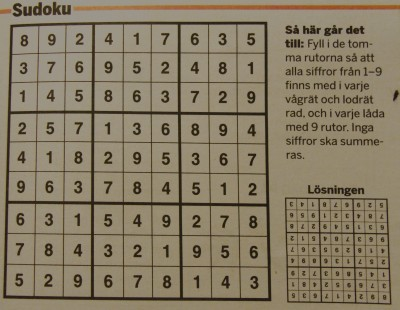
#> input picture OpenCV/OpenCVTests/paper.png, 400 x 310 px
$ python coughcough.py
#> lines starting #> are read from the running program, lines starting #| are printed output that depends on the picture; after the words box and inside, x2 and y2 are one past the last pixel; in counts of white or black regions, pixels touching at a corner belong together
import cv2
import numpy as np

img = cv2.imread('paper.png')
#> img is the input picture: shape (310, 400, 3); mean B, G, R 101.5, 124.4, 136
gray = cv2.cvtColor(img, cv2.COLOR_BGR2GRAY)
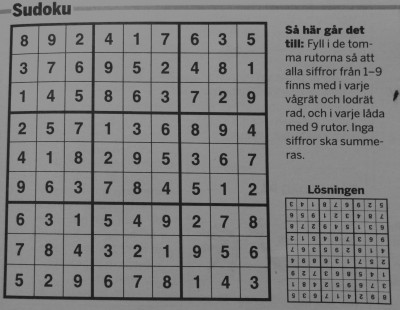
#> gray: shape (310, 400); min 17, max 162, mean 125.3
edges = cv2.Canny(gray, 50, 256, apertureSize=3)
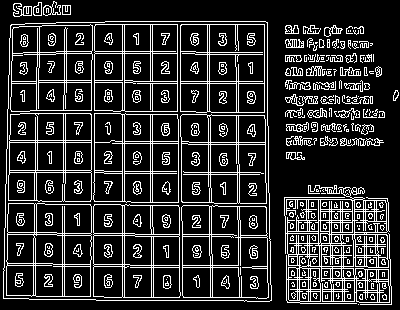
#> edges: shape (310, 400); 17.8% white in thin lines or dots
cv2.imshow('edge', edges)
# lines = cv2.HoughLines(edges, 1, np.pi / 180, 200)
lines = cv2.HoughLinesP(edges, 1, np.pi / 180, 100, minLineLength=100, maxLineGap=10)
#> lines = 41 rows, first 6: [124, 300, 124, 21], [122, 300, 122, 21], [135, 234, 240, 234], [133, 83, 267, 83], [152, 236, 152, 21], [7, 142, 109, 142]

# [11 lines of commented-out code are left out]

for line in lines:
    x1, y1, x2, y2 = line[0]
    cv2.line(img, (x1, y1), (x2, y2), (0, 0, 255), 2)
#> this loop made 41 passes
#> (x1, y1, x2, y2) on passes 1 to 12: (124, 300, 124, 21), (122, 300, 122, 21), (135, 234, 240, 234), (133, 83, 267, 83), (152, 236, 152, 21), (7, 142, 109, 142), (286, 300, 391, 302), (140, 297, 271, 297), (284, 203, 388, 205), (238, 102, 241, 300), (284, 207, 388, 209), (207, 69, 209, 240)
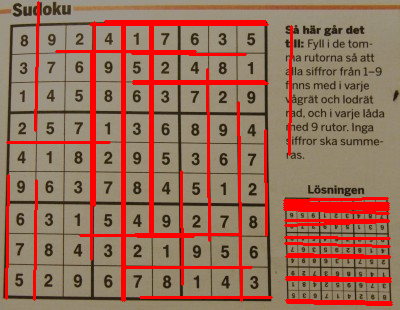
#> img: shape (310, 400, 3); 12.11% of pixels changed, all inside (x1, y1, x2, y2) = (5, 1, 393, 306)

cv2.imshow('image', img)
k = cv2.waitKey(0)
#> (key Esc is pressed here)
cv2.destroyAllWindows()
